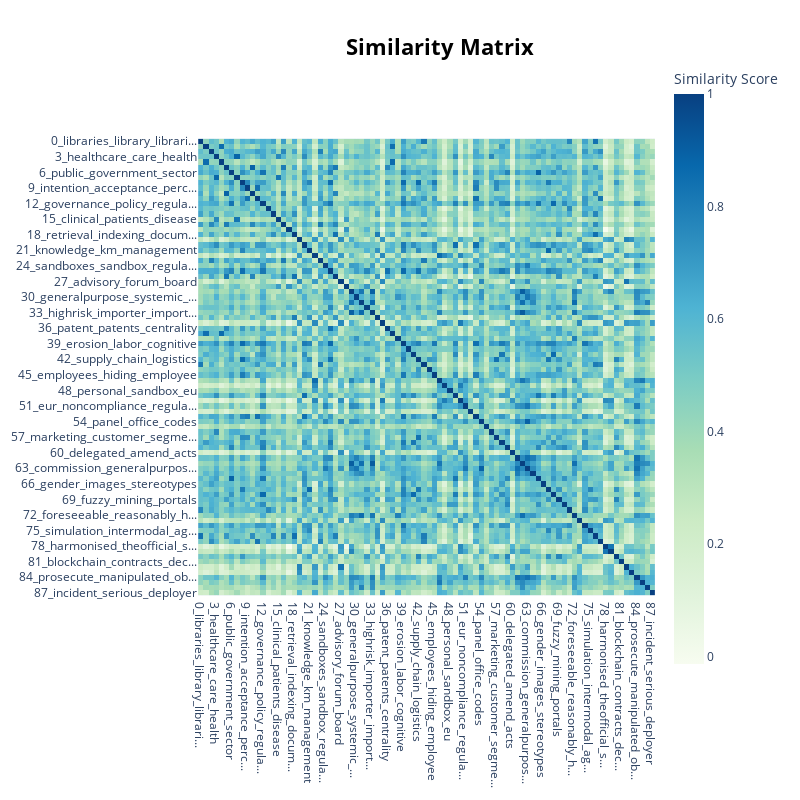

Notebook source saved alongside this figure:
### Code cell
# Default
# Visualize topic similarity using heatmap (self similarity)
hm = topic_model.visualize_heatmap()
#hm.write_html(f"{ROOT_FOLDER_PATH}/heatmap_updated.html")
hm

### Figure 1 — Plotly figure (JSON) as saved in the notebook; plotly's stock layout.template omitted (floating-point values rounded to 4 significant figures; data arrays with more than 128 entries replaced by an {"elided": "..."} marker saying what was removed)
{"data": [{"coloraxis": "coloraxis", "hovertemplate": "x: %{x}<br>y: %{y}<br>Similarity Score: %{z}<extra></extra>", "name": "0", "type": "heatmap", "x": ["0_libraries_library_librari...", "1_nan_age_editorial", "2_news_media_journalism", "3_healthcare_care_health", "4_artificialintelligence_na...", "5_citation_papers_ranking", "6_public_government_sector", "7_clinical_patient_gpt", "8_firms_organizational_capa...", "9_intention_acceptance_perc...", "10_bibliometric_publication...", "11_chatbots_chatbot_epartic...", "12_governance_policy_regula...", "13_teaching_teachers_students", "14_archives_records_archival", "15_clinical_patients_disease", "16_peer_publishing_authorship", "17_spatial_geospatial_spati...", "18_retrieval_indexing_docum...", "19_notified_bodies_notifying", "20_explanations_xai_explain...", "21_knowledge_km_management", "22_surveillance_authorities...", "23_chatgpt_generative_writing", "24_sandboxes_sandbox_regula...", "25_ic_india_accumulation", "26_metadata_fieldofscience_...", "27_advisory_forum_board", "28_facial_expression_disaster", "29_conformity_highrisk_harm...", "30_generalpurpose_systemic_...", "31_highrisk_intended_approp...", "32_iot_quantum_energy", "33_highrisk_importer_import...", "34_ontology_semantic_ko", "35_mandate_authorised_repre...", "36_patent_patents_centrality", "37_nan_artificialintelligen...", "38_harm_persons_adverse", "39_erosion_labor_cognitive", "40_legal_law_judiciary", "41_moral_responsibility_rob...", "42_supply_chain_logistics", "43_chatbot_reference_chatgpt", "44_financial_stock_economic", "45_employees_hiding_employee", "46_surveillance_authority_m...", "47_infringement_supervisor_...", "48_personal_sandbox_eu", "49_fairness_emancipatory_al...", "50_regulation_union_eu", "51_eur_noncompliance_regula...", "52_testing_conditions_real", "53_trust_team_teams", "54_panel_office_codes", "55_biometric_remote_identif...", "56_covid_pandemic_infectious", "57_marketing_customer_segme...", "58_chess_fear_jobs", "59_urbanism_localization_od", "60_delegated_amend_acts", "61_placing_person_putting", "62_highrisk_iii_annex", "63_commission_generalpurpos...", "64_intended_means_system", "65_discretion_police_frt", "66_gender_images_stereotypes", "67_gkm_km_project", "68_weapons_aws_ethics", "69_fuzzy_mining_portals", "70_privacy_ssccs_personal", "71_literacy_digcomp_ds", "72_foreseeable_reasonably_h...", "73_documentation_arrangemen...", "74_embodiment_social_metaph...", "75_simulation_intermodal_ag...", "76_cataloging_bibliographic...", "77_chatbots_graphs_graphic", "78_harmonised_theofficial_s...", "79_marking_ce_affixed", "80_big_bda_heuristics", "81_blockchain_contracts_dec...", "82_member_commission_states", "83_certificates_suspension_...", "84_prosecute_manipulated_ob...", "85_postmarket_immigration_a...", "86_logs_highrisk_recording", "87_incident_serious_deployer"], "xaxis": "x", "y": ["0_libraries_library_librari...", "1_nan_age_editorial", "2_news_media_journalism", "3_healthcare_care_health", "4_artificialintelligence_na...", "5_citation_papers_ranking", "6_public_government_sector", "7_clinical_patient_gpt", "8_firms_organizational_capa...", "9_intention_acceptance_perc...", "10_bibliometric_publication...", "11_chatbots_chatbot_epartic...", "12_governance_policy_regula...", "13_teaching_teachers_students", "14_archives_records_archival", "15_clinical_patients_disease", "16_peer_publishing_authorship", "17_spatial_geospatial_spati...", "18_retrieval_indexing_docum...", "19_notified_bodies_notifying", "20_explanations_xai_explain...", "21_knowledge_km_management", "22_surveillance_authorities...", "23_chatgpt_generative_writing", "24_sandboxes_sandbox_regula...", "25_ic_india_accumulation", "26_metadata_fieldofscience_...", "27_advisory_forum_board", "28_facial_expression_disaster", "29_conformity_highrisk_harm...", "30_generalpurpose_systemic_...", "31_highrisk_intended_approp...", "32_iot_quantum_energy", "33_highrisk_importer_import...", "34_ontology_semantic_ko", "35_mandate_authorised_repre...", "36_patent_patents_centrality", "37_nan_artificialintelligen...", "38_harm_persons_adverse", "39_erosion_labor_cognitive", "40_legal_law_judiciary", "41_moral_responsibility_rob...", "42_supply_chain_logistics", "43_chatbot_reference_chatgpt", "44_financial_stock_economic", "45_employees_hiding_employee", "46_surveillance_authority_m...", "47_infringement_supervisor_...", "48_personal_sandbox_eu", "49_fairness_emancipatory_al...", "50_regulation_union_eu", "51_eur_noncompliance_regula...", "52_testing_conditions_real", "53_trust_team_teams", "54_panel_office_codes", "55_biometric_remote_identif...", "56_covid_pandemic_infectious", "57_marketing_customer_segme...", "58_chess_fear_jobs", "59_urbanism_localization_od", "60_delegated_amend_acts", "61_placing_person_putting", "62_highrisk_iii_annex", "63_commission_generalpurpos...", "64_intended_means_system", "65_discretion_police_frt", "66_gender_images_stereotypes", "67_gkm_km_project", "68_weapons_aws_ethics", "69_fuzzy_mining_portals", "70_privacy_ssccs_personal", "71_literacy_digcomp_ds", "72_foreseeable_reasonably_h...", "73_documentation_arrangemen...", "74_embodiment_social_metaph...", "75_simulation_intermodal_ag...", "76_cataloging_bibliographic...", "77_chatbots_graphs_graphic", "78_harmonised_theofficial_s...", "79_marking_ce_affixed", "80_big_bda_heuristics", "81_blockchain_contracts_dec...", "82_member_commission_states", "83_certificates_suspension_...", "84_prosecute_manipulated_ob...", "85_postmarket_immigration_a...", "86_logs_highrisk_recording", "87_incident_serious_deployer"], "yaxis": "y", "z": {"elided": "88x88 float values"}}], "layout": {"coloraxis": {"colorbar": {"title": {"text": "Similarity Score"}}, "colorscale": [[0, "rgb(247,252,240)"], [0.125, "rgb(224,243,219)"], [0.25, "rgb(204,235,197)"], [0.375, "rgb(168,221,181)"], [0.5, "rgb(123,204,196)"], [0.625, "rgb(78,179,211)"], [0.75, "rgb(43,140,190)"], [0.875, "rgb(8,104,172)"], [1, "rgb(8,64,129)"]]}, "height": 800, "hoverlabel": {"bgcolor": "white", "font": {"family": "Rockwell", "size": 16}}, "legend": {"title": {"text": "Trend"}}, "margin": {"t": 60}, "showlegend": true, "title": {"font": {"color": "Black", "size": 22}, "text": "<b>Similarity Matrix</b>", "x": 0.55, "xanchor": "center", "y": 0.95, "yanchor": "top"}, "width": 800, "xaxis": {"anchor": "y", "constrain": "domain", "domain": [0, 1], "scaleanchor": "y"}, "yaxis": {"anchor": "x", "autorange": "reversed", "constrain": "domain", "domain": [0, 1]}}}
